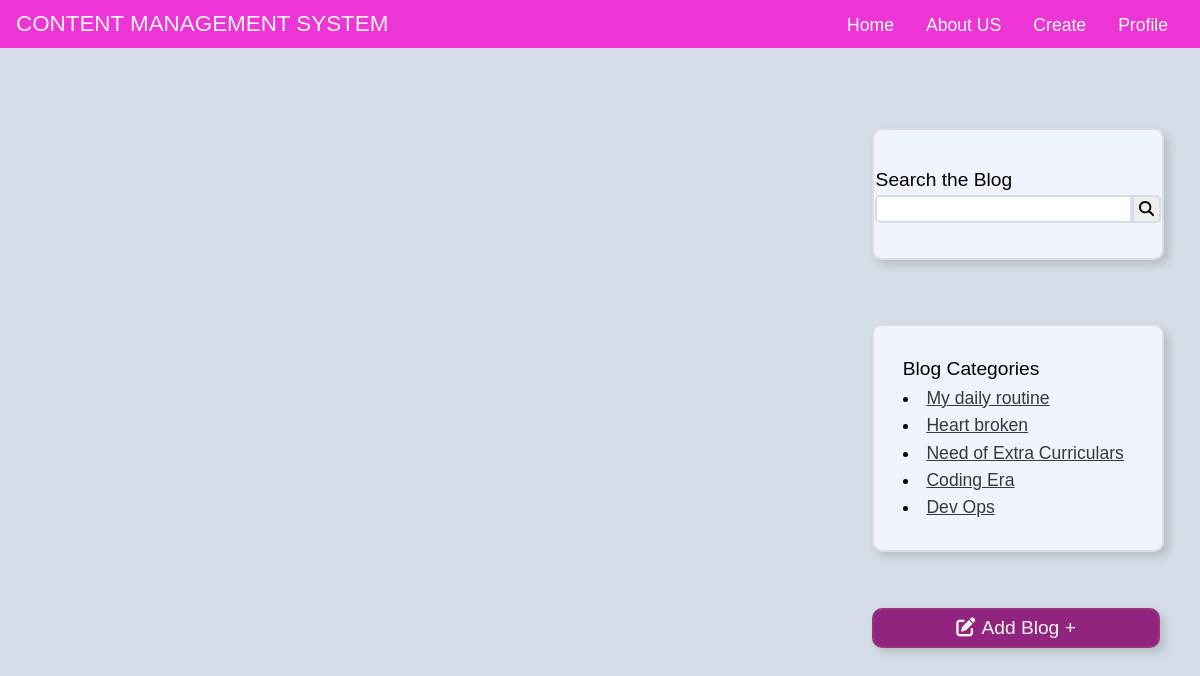
The app's page /category.php with its own data.
### tables this page shows
CREATE TABLE `posts` (
  `PID` varchar(20) NOT NULL,
  `email` varchar(256) NOT NULL,
  `user` varchar(256) NOT NULL,
  `category` varchar(256) NOT NULL,
  `date` varchar(32) NOT NULL,
  `time` varchar(10) NOT NULL,
  `thumbnail` varchar(64) DEFAULT NULL,
  `file` varchar(64) DEFAULT NULL,
  `content` varchar(2048) NOT NULL,
  `status` varchar(6) NOT NULL
);

### includes/category.php (the view)
<div id="categoryBox">
    <div id="categoryTitle">Blog Categories</div>
    <div id="categories">
        <?php
        $query = "select distinct * from posts order by PID desc limit 5";
        $data = mysqli_query($con, $query);
        while ($row = mysqli_fetch_assoc($data)) {
            $cat_id = $row['PID'];
            $cat = $row['category'];
            echo "<li><a class='catBtn' href='category.php?category={$cat_id}'>" . $cat . "</a></li>";
        } ?>
    </div>
</div>

### css/index.css (style rules this page uses)
* { margin: 0; padding: 0; }
body { width: 100vw; height: auto; overflow-x: hidden; position: relative; display: flex; flex-direction: column; background: #d5dee8; }
#sidebar #categoryBox { width: 80%; height: 14rem; display: flex; position: relative; flex-direction: column; justify-content: center; align-items: center; border-radius: 10px; background-color: #f0f4fe; margin: 6vh 0 5vh 2rem; transition: all 0.3s; font-family: 'Montserrat', sans-serif; border: 2px solid rgba(163, 120, 120, 0.2); box-shadow: 5px 5px 10px rgba(0, 0, 0, 0.15); }
#sidebar #categoryBox #categoryTitle { width: 80%; font-size: 1.2rem; cursor: default; }
#sidebar #categoryBox #categories { width: 80%; display: grid; overflow: hidden; margin-top: 0.5rem; grid-template-columns: 1fr; grid-gap: 0.4rem; font-size: 1.1rem; }
#sidebar #categoryBox #categories .catBtn { width: 80%; color: #37393a; cursor: pointer; white-space: nowrap; text-align: left; overflow: hidden; transition: all 0.1s; }

### records on screen
posts: category "My daily routine"
posts: category "Heart broken"
posts: category "Need of Extra Curriculars"
posts: category "Coding Era"
posts: category "Dev Ops"
